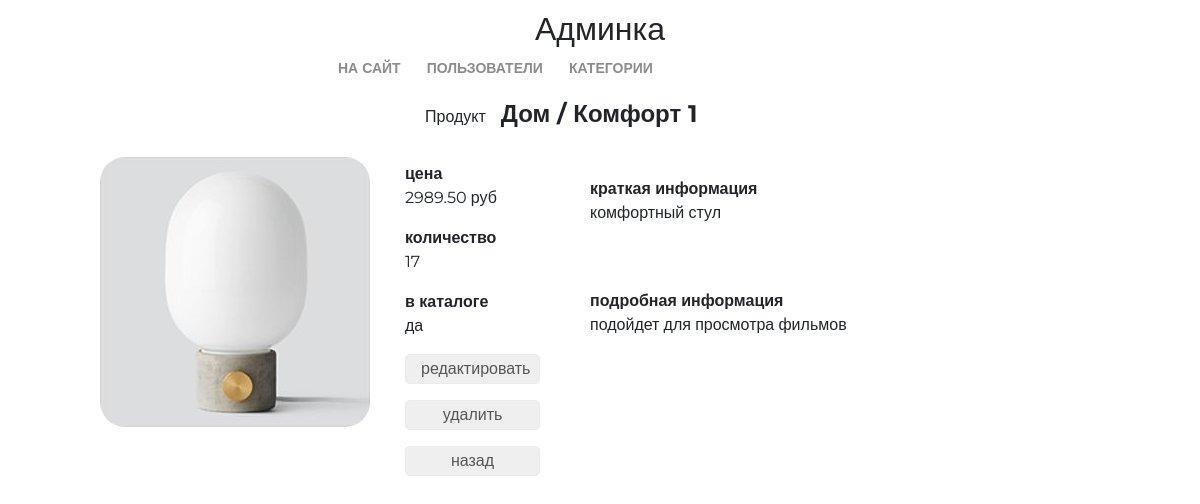
Page /admin/products/read/1/ (signed in) on the committed database.
### mainapp/models.py (models this page shows, shortened)
class Product(models.Model):
    category = models.ForeignKey(ProductCategory, on_delete=models.CASCADE)
    name = models.CharField(verbose_name="имя продукта", max_length=128)
    image = models.ImageField(upload_to="products_images", blank=True)
    short_desc = models.CharField(verbose_name="краткое описание продукта", max_length=60, blank=True)
    description = models.TextField(verbose_name="описание продукта", blank=True)
    price = models.DecimalField(verbose_name="цена продукта", max_digits=8, decimal_places=2, default=0)
    quantity = models.PositiveIntegerField(verbose_name="количество на складе", default=0)
    is_active = models.BooleanField(verbose_name="продукт активен", default=True)

class ProductCategory(models.Model):
    name = models.CharField(verbose_name="имя", max_length=64, unique=True)
    description = models.TextField(verbose_name="описание", blank=True)
    is_active = models.BooleanField(verbose_name="категория активна", default=True)

### adminapp/views.py (the view)
# urls.py: re_path(r"^products/read/(?P<pk>\d+)/$", adminapp.ProductDetailView.as_view(), name="product_read"),
class ProductDetailView(LoginRequiredMixin, DetailView):
    model = Product
    template_name = "adminapp/product_read.html"

### mainapp/context_processors.py (called while the page is built)
def basket(request):
    print("context processor basket works")
    basket = []
    if request.user.is_authenticated:
        basket = Basket.objects.filter(user=request.user)
    return {
        "basket": basket,
    }

### adminapp/templates/adminapp/product_read.html
{% extends 'adminapp/base.html' %}
{% load static %}
{% block content %}
<div class="product_read">
    <div class="product_name">
        Продукт<strong>{{ object.category.name|title }} / {{ object.name|title }}</strong>
    </div>
    <img src="/media/{{ object.image|default:'products_images/default.jpg' }}" alt="{{ object.name }}">
    <div class="summary">
        <b>цена</b>
        <p>{{ object.price }} руб</p>
        <b>количество</b>
        <p>{{ object.quantity }}</p>
        <b>в каталоге</b>
        <p>{% if object.is_active %}да{% else %}нет{% endif %}</p>
        <p>
            <button>
                <a href={% url 'admin:product_update' object.pk %}>редактировать</a>
            </button>
        </p>
        <p>
            <button>
                <a href={% url 'admin:product_delete' object.pk %}>удалить</a>
            </button>
        </p>
        <p>
            <button>
                <a href={% url 'admin:products' object.category.pk %}>назад</a>
            </button>
        </p>
    </div>
    <div class="product_desc">
        <b>краткая информация</b>
        <p>{{ object.short_desc }}</p><br><br>
        <b>подробная информация</b>
        <p>{{ object.description }}</p>
    </div>
</div>
{% endblock content %}

### static/style.css (style rules this page uses)
* { margin: 0; padding: 0; }
body { font-family: 'Montserrat', sans-serif; }
html, body { height: 100%; }
.product_read { margin: 0 auto; width: 1000px; height: 600px; }
.product_read img { display: block; float: left; margin-top: 25px; border-radius: 25px; }
.product_read .product_name { display: block; margin: 0 auto; width: 350px; }
.product_read .summary { display: block; float: left; margin-left: 35px; margin-top: 30px; width: 150px; }
.product_read .product_desc { display: block; float: left; margin-left: 35px; margin-top: 45px; width: 400px; }
.product_read strong { font-size: 150%; margin-left: 15px; }
.product_read button { border: 1px solid #eaeaea; border-radius: 5px; height: 30px; margin: 0px auto; width: 135px; padding: 0 15px; }
.product_read a { color: #555; text-decoration: none; }

### rows in the picture
Product: category.name "Дом", name "Комфорт 1", image (picture), price "2989.50", quantity "17", short_desc "комфортный стул", description "подойдет для просмотра фильмов"
